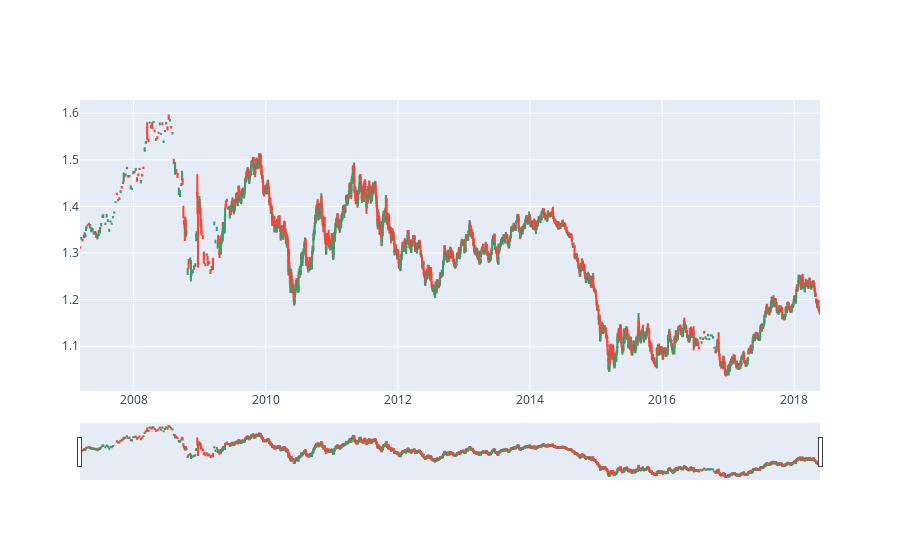

Write notebook code for a chart like this one.
### Markdown cell above
All the values are valid now. This approach is not the best one, because we are not taking into account the temporal structure of the data and we are arbitrarily replacing the values (low value could be lower than close). However, it is a good first approach to deal with the problem.

Let's recheck the data

### Code cell
# plot candlestick with plotly, draw vertical line where the values are invalid
fig = go.Figure(data=[go.Candlestick(x=train_final['Time'],
                open=train_final['Open'],
                high=train_final['High'],
                low=train_final['Low'],
                close=train_final['Close'])])

for invalid in train_final[train_final['valid2'] == False]['Time']:
    fig.add_shape(type="line",
    x0=invalid,
    y0=1,
    x1=invalid,
    y1=1.65,
    line=dict(color="orange",width=1),
    opacity=0.5)

fig.show()

### Figure 1 — Plotly figure (JSON) as saved in the notebook; plotly's stock layout.template omitted (floating-point values rounded to 4 significant figures; data arrays with more than 128 entries replaced by an {"elided": "..."} marker saying what was removed)
{"data": [{"close": {"elided": "2850 float values"}, "high": {"elided": "2850 float values"}, "low": {"elided": "2850 float values"}, "open": {"elided": "2850 float values"}, "type": "candlestick", "x": {"elided": "2850 str values"}}], "layout": {}}
